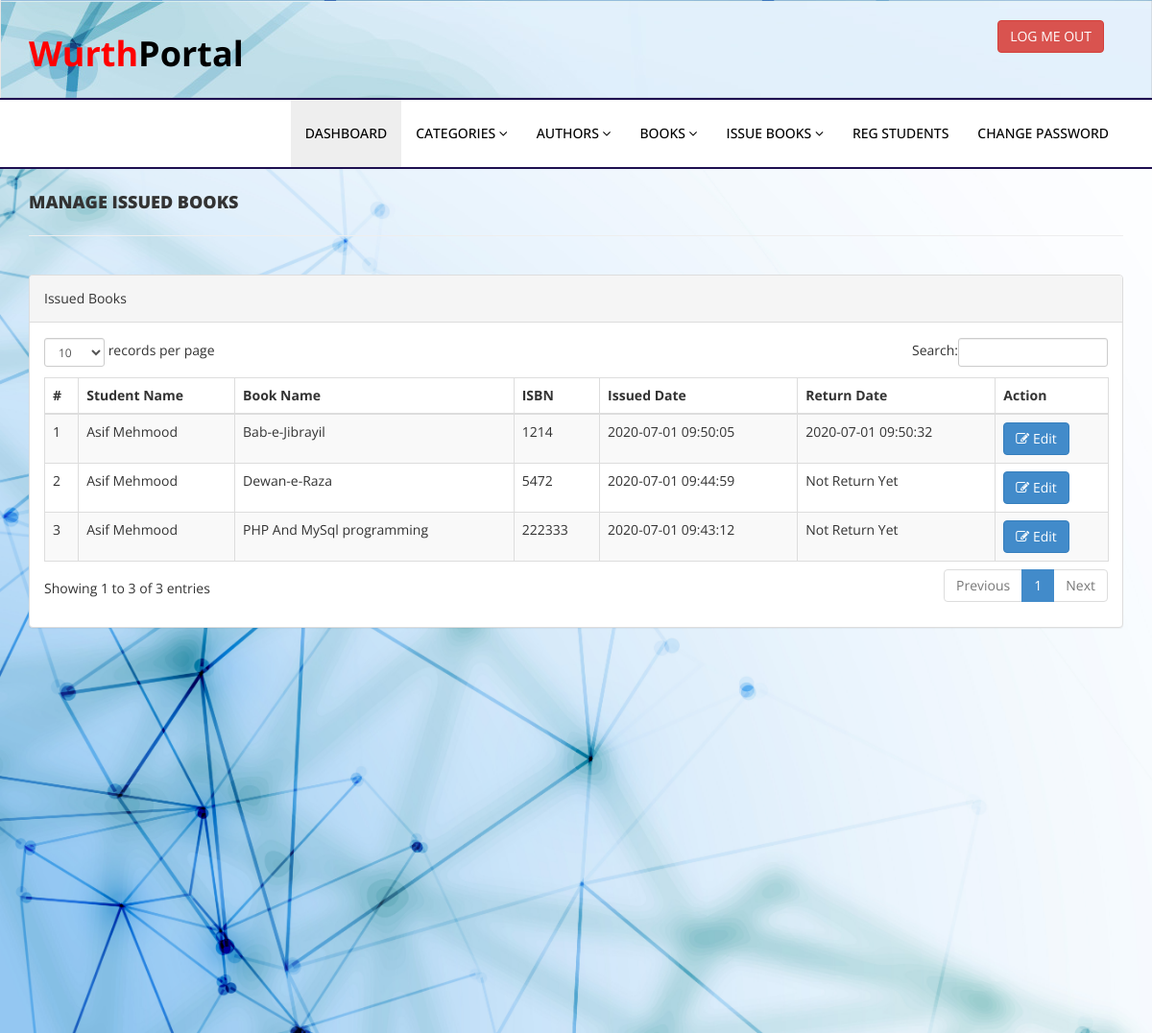
The app's page /admin/manage-issued-books.php (signed in) with its own data.
### tables this page shows
CREATE TABLE `tblissuedbookdetails` (
  `id` int(11) NOT NULL,
  `BookId` int(11) DEFAULT NULL,
  `StudentID` varchar(150) DEFAULT NULL,
  `IssuesDate` timestamp NULL DEFAULT current_timestamp(),
  `ReturnDate` timestamp NULL DEFAULT NULL ON UPDATE current_timestamp(),
  `RetrunStatus` int(1) NOT NULL,
  `fine` int(11) DEFAULT NULL
);

CREATE TABLE `tblstudents` (
  `id` int(11) NOT NULL,
  `StudentId` varchar(100) DEFAULT NULL,
  `FullName` varchar(120) DEFAULT NULL,
  `EmailId` varchar(120) DEFAULT NULL,
  `MobileNumber` char(11) DEFAULT NULL,
  `Password` varchar(120) DEFAULT NULL,
  `Status` int(1) DEFAULT NULL,
  `RegDate` timestamp NULL DEFAULT current_timestamp(),
  `UpdationDate` timestamp NULL DEFAULT NULL ON UPDATE current_timestamp()
);

CREATE TABLE `tblbooks` (
  `id` int(11) NOT NULL,
  `BookName` varchar(255) DEFAULT NULL,
  `CatId` int(11) DEFAULT NULL,
  `AuthorId` int(11) DEFAULT NULL,
  `ISBNNumber` int(11) DEFAULT NULL,
  `BookPrice` int(11) DEFAULT NULL,
  `RegDate` timestamp NULL DEFAULT current_timestamp(),
  `UpdationDate` timestamp NULL DEFAULT NULL ON UPDATE current_timestamp()
);

### admin/manage-issued-books.php (the view, shortened to what this page needs)
<?php
include('includes/config.php');
if(strlen($_SESSION['alogin'])==0)
    {
header('location:index.php');
}
else{
    ?>
<!DOCTYPE html>
<html xmlns="http://www.w3.org/1999/xhtml">
<head>
    <link href="assets/css/bootstrap.css" rel="stylesheet" />
    <link href="assets/css/font-awesome.css" rel="stylesheet" />
    <link href="assets/js/dataTables/dataTables.bootstrap.css" rel="stylesheet" />
    <link href="assets/css/style.css" rel="stylesheet" />
</head>
<body>
<?php include('includes/header.php');?>
    <div class="content-wrapper">
         <div class="container">
        <div class="row pad-botm">
            <div class="col-md-12">
                <h4 class="header-line">Manage Issued Books</h4>
    </div>
     <div class="row">
</div>
        </div>
            <div class="row">
                <div class="col-md-12">
                    <div class="panel panel-default">
                        <div class="panel-heading">
                          Issued Books
                        </div>
                        <div class="panel-body">
                            <div class="table-responsive">
                                <table class="table table-striped table-bordered table-hover" id="dataTables-example">
                                    <thead>
                                        <tr>
                                            <th>#</th>
                                            <th>Student Name</th>
                                            <th>Book Name</th>
                                            <th>ISBN </th>
                                            <th>Issued Date</th>
                                            <th>Return Date</th>
                                            <th>Action</th>
                                        </tr>
                                    </thead>
                                    <tbody>
<?php $sql = "SELECT tblstudents.FullName,tblbooks.BookName,tblbooks.ISBNNumber,tblissuedbookdetails.IssuesDate,tblissuedbookdetails.ReturnDate,tblissuedbookdetails.id as rid from  tblissuedbookdetails join tblstudents on tblstudents.StudentId=tblissuedbookdetails.StudentId join tblbooks on tblbooks.id=tblissuedbookdetails.BookId order by tblissuedbookdetails.id desc";
$query = $dbh -> prepare($sql);
$query->execute();
$results=$query->fetchAll(PDO::FETCH_OBJ);
$cnt=1;
if($query->rowCount() > 0)
{
foreach($results as $result)
{               ?>
                                        <tr class="odd gradeX">
                                            <td class="center"><?php echo htmlentities($cnt);?></td>
                                            <td class="center"><?php echo htmlentities($result->FullName);?></td>
                                            <td class="center"><?php echo htmlentities($result->BookName);?></td>
                                            <td class="center"><?php echo htmlentities($result->ISBNNumber);?></td>
                                            <td class="center"><?php echo htmlentities($result->IssuesDate);?></td>
                                            <td class="center"><?php if($result->ReturnDate=="")
                                            {
                                                echo htmlentities("Not Return Yet");
                                            } else {
                                            echo htmlentities($result->ReturnDate);
}
                                            ?></td>
                                            <td class="center">
                                            <a href="update-issue-bookdeails.php?rid=<?php echo htmlentities($result->rid);?>"><button class="btn btn-primary"><i class="fa fa-edit "></i> Edit</button>
                                            </td>
                                        </tr>
 <?php $cnt=$cnt+1;}} ?>
                                    </tbody>
                                </table>
                            </div>
                        </div>
                    </div>
                </div>
            </div>
    </div>
    </div>
</body>
</html>
<?php } ?>

### admin/includes/header.php (shortened to what this page needs)
<div class="navbar navbar-inverse set-radius-zero header-bg" >
        <div class="container">
            <div class="navbar-header">
                <a class="navbar-brand" style="width:140px;height:auto;">
                    <h1 style="display: inline-block;width: 250px;font-weight: bold;color: black;"><span style="color:red">Wurth</span>Portal</h1>
                </a>
            </div>
            <div class="right-div">
                <a href="logout.php" class="btn btn-danger pull-right">LOG ME OUT</a>
            </div>
        </div>
    </div>
    <section class="menu-section">
        <div class="container">
            <div class="row ">
                <div class="col-md-12">
                    <div class="navbar-collapse collapse ">
                        <ul id="menu-top" class="nav navbar-nav navbar-right">
                            <li><a href="dashboard.php" class="menu-top-active">DASHBOARD</a></li>
                            <li>
                                <a href="#" class="dropdown-toggle" id="ddlmenuItem" data-toggle="dropdown"> Categories <i class="fa fa-angle-down"></i></a>
                            </li>
                            <li>
                                <a href="#" class="dropdown-toggle" id="ddlmenuItem" data-toggle="dropdown"> Authors <i class="fa fa-angle-down"></i></a>
                            </li>
 <li>
                                <a href="#" class="dropdown-toggle" id="ddlmenuItem" data-toggle="dropdown"> Books <i class="fa fa-angle-down"></i></a>
                            </li>
                           <li>
                                <a href="#" class="dropdown-toggle" id="ddlmenuItem" data-toggle="dropdown"> Issue Books <i class="fa fa-angle-down"></i></a>
                            </li>
                             <li><a href="reg-students.php">Reg Students</a></li>
  <li><a href="change-password.php">Change Password</a></li>
                        </ul>
                    </div>
                </div>
            </div>
        </div>
    </section>

### admin/assets/css/style.css (style rules this page uses)
.set-radius-zero { border-radius:0px; -moz-border-radius:0px; -webkit-border-radius:0px; }
.content-wrapper { padding-top: 15px; min-height:900px; padding-bottom:90px; background-image: url(../img/bgimage.jpg); background-repeat: no-repeat; background-size: cover; }
.header-line { font-weight:900; padding-bottom:25px; border-bottom:1px solid #eeeeee; text-transform:uppercase; }
.pad-botm { padding-bottom:30px; }
.right-div { float: right; padding: 20px; }
#menu-top a { color:#000; text-decoration:none; font-weight:500; padding: 25px 15px 25px 15px; text-transform:uppercase; }
.menu-section { background-color: #FFF; border-top:2px solid rgb(29, 15, 80); border-bottom:2px solid rgb(29, 15, 80); width:100% }
.menu-top-active { background-color:#eeeeee; }
.navbar-inverse { background-color: #FFF; border-color: rgba(155, 153, 153, 0.23); }
.navbar { min-height: 90px; margin-bottom: 0px; }
.header-bg { background: url(../img/bgimage.jpg) !important; }

### records on screen
tblissuedbookdetails: tblstudents.FullName "Asif Mehmood", BookId.BookName "Bab-e-Jibrayil", BookId.ISBNNumber "1214", IssuesDate "2020-07-01 09:50:05", ReturnDate "2020-07-01 09:50:32"
tblissuedbookdetails: tblstudents.FullName "Asif Mehmood", BookId.BookName "Dewan-e-Raza", BookId.ISBNNumber "5472", IssuesDate "2020-07-01 09:44:59"
tblissuedbookdetails: tblstudents.FullName "Asif Mehmood", BookId.BookName "PHP And MySql programming", BookId.ISBNNumber "222333", IssuesDate "2020-07-01 09:43:12"
